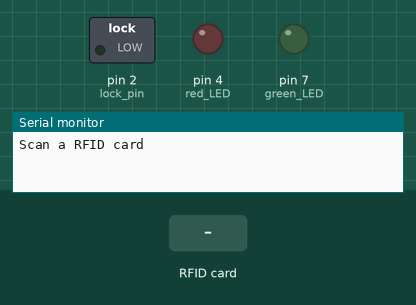
This sketch was run on a simulated Arduino Uno, built with avr-gcc and run on an emulated ATmega328P. Parts: switched loads named in the sketch (green lamp = pin HIGH), output pins drawn as LEDs (lit = HIGH), the last lines printed to the serial monitor. Inputs (shaded band) come from the test bench. Pins used as bus, display or sensor lines are not drawn.

Above: at 1.2 s.
1.3 s: RFID card 13 24 95 E2 held to the reader
At 2.8 s:
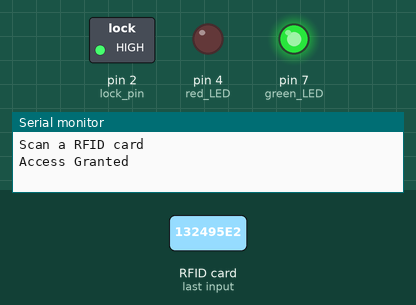
Timing chart, 0 to 7.8 s (numbered marks = the images above; inputs shaded):
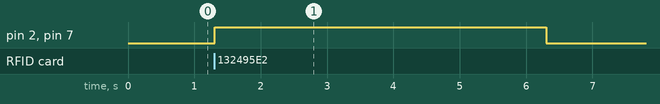

The sketch:

RFIDlock.ino
```cpp
#include <SPI.h>
#include <MFRC522.h>

#define RST_PIN         9          // reset pin - rfid reader
#define SS_PIN          10         // slave selector pin - rfid reader

MFRC522 mfrc522(SS_PIN, RST_PIN);  // MFRC522 instanciation

// known UID
byte knownUID[][4] = {{0x13, 0x24, 0x95, 0xE2}};

void setup() {
    Serial.begin(9600);
    SPI.begin();           // Init SPI bus
    mfrc522.PCD_Init();    // Init MFRC522
    pinMode(2, OUTPUT);    // lock pin
    pinMode(7, OUTPUT);    // green LED
    pinMode(4, OUTPUT);    // red LED
    Serial.println("Scan a RFID card");
}

void loop() {
    // Look for new cards
    if (!mfrc522.PICC_IsNewCardPresent()) {
        return;
    }

    // If there is a new card read UID
    if (!mfrc522.PICC_ReadCardSerial()) {
        return;
    }

    // Compare the UID with the known ID
    if (compareUIDs(mfrc522.uid.uidByte, mfrc522.uid.size)) {
        Serial.println("Access Granted");
        digitalWrite(7,HIGH);
        digitalWrite(2,HIGH);
        delay(5000);
        digitalWrite(7,LOW);
        digitalWrite(2,LOW);
        delay(1000);
    } else {
        Serial.println("Access Denied");
        digitalWrite(4,HIGH);
        delay(5000);
        digitalWrite(4,LOW);
        delay(1000);
    }
}

// Function to compare the scanned UID with the known UID
bool compareUIDs(byte* scannedUID, byte length) {
  // i is the rows (all known IDs)
  for (byte i = 0; i < sizeof(knownUID)/4; i++){
    if (length == 4 && memcmp(scannedUID, knownUID[i], 4) == 0){
      return true;
    }
  }
  return false;
}
```

Measured:
- after the input at 1.3 s, pin 2 (lock_pin), pin 7 (green_LED): LOW → HIGH at once, → LOW 5.0 s later
